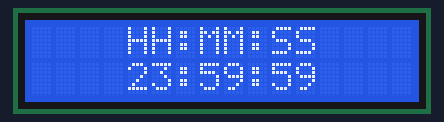
A sketch run on a simulated Arduino Uno, built with avr-gcc and run on an emulated ATmega328P. On the bench: 16×2 character LCD.

Above: at 0.1 s.
At 4.2 s:
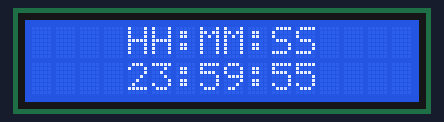
At 9.3 s:
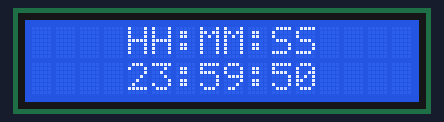
At 19.5 s:
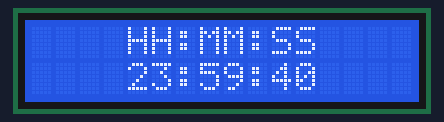
At 29.1 s:
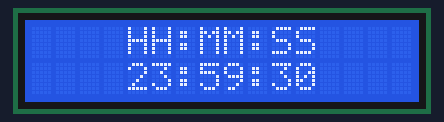
At 38.3 s:
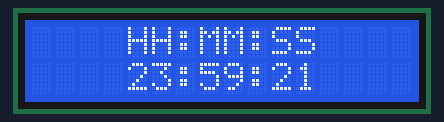

The sketch:

Sayac-V00.ino
```cpp
#include <LiquidCrystal_I2C.h>
LiquidCrystal_I2C lcd(0x3f, 16, 2);
long hour = 23, minute = 59, second = 59;
long countdown_time = (hour*3600) + (minute * 60) + second;
void setup() {
  lcd.init();
  lcd.backlight();
  lcd.setCursor(4, 0);
  lcd.print("HH:MM:SS");
}

void loop() {
  long countdowntime_seconds = countdown_time - (millis() / 1000);
  if (countdowntime_seconds >= 0) {
    long countdown_hour = countdowntime_seconds / 3600;
    long countdown_minute = ((countdowntime_seconds / 60)%60);
    long countdown_sec = countdowntime_seconds % 60;
    lcd.setCursor(4, 1);
    if (countdown_hour < 10) {
      lcd.print("0");
    }
    lcd.print(countdown_hour);
    lcd.print(":");
    if (countdown_minute < 10) {
      lcd.print("0");
    }
    lcd.print(countdown_minute);
    lcd.print(":");
    if (countdown_sec < 10) {
      lcd.print("0");
    }
    lcd.print(countdown_sec);
  }
  delay(500);
}
```

Measured:
- what the display in image 1 shows lasts 1.0 s, from 4.2 s to 5.2 s
